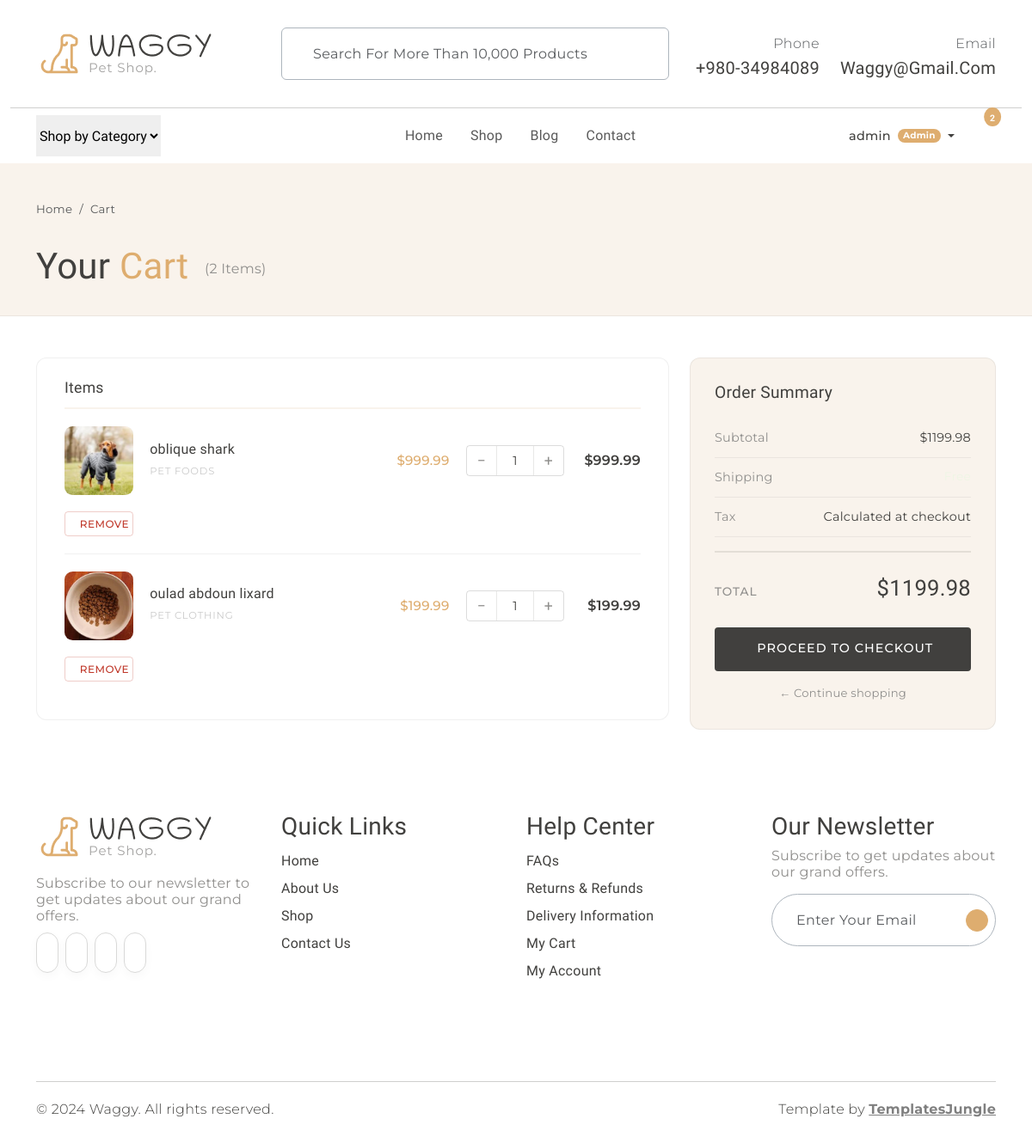
/cart/ (signed in), run on the app's committed database.
### models.py (models this page shows, shortened)
class User(UserMixin, db.Model):
    __tablename__ = "users"
    id               = db.Column(db.Integer,     primary_key=True)
    username         = db.Column(db.String(80),  unique=True, nullable=False)
    email            = db.Column(db.String(120), unique=True, nullable=False)
    password_hash    = db.Column(db.String(256), nullable=False)
    role             = db.Column(db.String(20),  nullable=False, default="customer")
    is_active        = db.Column(db.Boolean,     nullable=False, default=True)
    is_seeded_admin  = db.Column(db.Boolean,     nullable=False, default=False)
    created_at       = db.Column(db.DateTime,    nullable=False, default=datetime.utcnow)
    last_login_at    = db.Column(db.DateTime,    nullable=True)
    @property
    def is_admin(self) -> bool:
        return self.role == "admin"

class Product(db.Model):
    __tablename__ = "products"
    id                   = db.Column(db.Integer,     primary_key=True)
    name                 = db.Column(db.String(120), nullable=False)
    slug                 = db.Column(db.String(160), unique=True, nullable=True, index=True)
    category             = db.Column(db.String(30),  nullable=False, default="misc")
    description          = db.Column(db.Text,        nullable=False, default="")
    extended_description = db.Column(db.Text,        nullable=False, default="")
    image_filename       = db.Column(db.String(256), nullable=True)
    price                = db.Column(db.Float,       nullable=False, default=0.0)
    is_active            = db.Column(db.Boolean,     nullable=False, default=True)
    stock                = db.Column(db.Integer,     nullable=False, default=0)
    created_at           = db.Column(db.DateTime,    nullable=False, default=datetime.utcnow)
    updated_at           = db.Column(db.DateTime,    nullable=False, default=datetime.utcnow,
                                     onupdate=datetime.utcnow)
    cart_items = db.relationship(
        "CartItem",
        backref=db.backref("product", lazy="joined"),
        cascade="all, delete-orphan",
        passive_deletes=True,
    )
    @property
    def category_label(self) -> str:
        return PRODUCT_CATEGORIES.get(self.category, self.category.capitalize())
    @property
    def image_url(self) -> str:
        if self.image_filename:
            return f"images/products/{self.image_filename}"
        return "images/item1.jpg"

### cart.py (the view)
@cart_bp.route("/")
def view_cart():
    items = get_cart_items()
    total = _cart_total(items)
    return render_template("cart/cart.html", items=items, total=total)

### templates/cart/cart.html (shortened to what this page needs)
{% extends "base.html" %}
{% block content %}
<div class="cart-hero">
  <div class="container">
    <nav aria-label="breadcrumb" class="mb-2">
      <ol class="breadcrumb mb-0" style="font-family:var(--secondary-font); font-size:0.83rem;">
        <li class="breadcrumb-item"><a href="{{ url_for('main.index') }}" class="text-muted text-decoration-none">Home</a></li>
        <li class="breadcrumb-item active text-muted">Cart</li>
      </ol>
    </nav>
    <h1 class="fw-normal">
      Your <span class="text-primary">Cart</span>
      {% if items %}
        <span style="font-family:var(--secondary-font); font-size:1rem; color:#908F8D; font-weight:400; vertical-align:middle; margin-left:0.5rem;">
          ({{ cart_count }} item{{ 's' if cart_count != 1 }})
        </span>
      {% endif %}
    </h1>
  </div>
</div>
<div class="container my-5">
  {% if items %}
    <div class="row g-4 align-items-start">
      <div class="col-lg-8">
        <div class="cart-card">
          <h3 class="cart-card-heading fw-normal mb-0">Items</h3>
          <div id="cart-items-list">
            {% for item in items %}
              <div class="cart-item" id="cart-row-{{ item.product.id }}">
                <img class="cart-thumb"
                     src="{{ url_for('static', filename=item.product.image_url) }}"
                     alt="{{ item.product.name }}"
                     onerror="this.src='{{ url_for('static', filename='images/item1.jpg') }}'">
                <div>
                  <a href="{{ url_for('shop.product_detail', slug=item.product.slug) }}"
                     class="cart-item__name">{{ item.product.name }}</a>
                  <div class="cart-item__cat">{{ item.product.category_label }}</div>
                </div>
                <div class="cart-item__price">${{ "%.2f" | format(item.product.price) }}</div>
                <div class="qty-stepper">
                  <button type="button" class="qty-btn"
                          onclick="stepQty({{ item.product.id }}, -1, '{{ item.product.name | replace("'", "\\'") }}')">−</button>
                  <input type="number" class="qty-input" id="qty-{{ item.product.id }}"
                         value="{{ item.quantity }}" min="0" max="99"
                         onchange="handleQtyChange({{ item.product.id }}, this.value, '{{ item.product.name | replace("'", "\\'") }}')">
                  <button type="button" class="qty-btn"
                          onclick="stepQty({{ item.product.id }}, 1, '{{ item.product.name | replace("'", "\\'") }}')">+</button>
                </div>
                <div class="cart-item__line-total" id="line-total-{{ item.product.id }}">
                  ${{ "%.2f" | format(item.product.price * item.quantity) }}
                </div>
                <button type="button" class="btn-remove"
                        onclick="confirmRemove({{ item.product.id }}, '{{ item.product.name | replace("'", "\\'") }}')">
                  Remove
                </button>
              </div>
            {% endfor %}
          </div>
        </div>
      </div>
      <div class="col-lg-4">
        <div class="summary-card">
          <h4 class="fw-normal">Order Summary</h4>
          <div class="summary-row">
            <span class="lbl">Subtotal</span>
            <span id="summary-subtotal">${{ "%.2f" | format(total) }}</span>
          </div>
          <div class="summary-row">
            <span class="lbl">Shipping</span>
            <span class="text-success" style="font-family:var(--secondary-font); font-size:0.85rem;">Free</span>
          </div>
          <div class="summary-row">
            <span class="lbl">Tax</span>
            <span>Calculated at checkout</span>
          </div>
          <div class="summary-total">
            <span class="lbl">Total</span>
            <span class="val" id="summary-total">${{ "%.2f" | format(total) }}</span>
          </div>
          {% if current_user.is_authenticated %}
            <button type="button" class="btn-checkout"
                    data-bs-toggle="modal" data-bs-target="#checkoutModal">
              Proceed to Checkout
            </button>
          {% endif %}
          <a href="{{ url_for('shop.index') }}" class="btn-continue">← Continue shopping</a>
        </div>
      </div>
    </div>
  {% endif %}
</div>
{% endblock %}

### templates/base.html (shortened to what this page needs)
<!DOCTYPE html>
<html lang="en">
<head>
  <link rel="stylesheet" href="https://cdn.jsdelivr.net/npm/swiper@9/swiper-bundle.min.css" />
  <link href="https://cdn.jsdelivr.net/npm/bootstrap@5.3.0-alpha3/dist/css/bootstrap.min.css" rel="stylesheet"
>
  <link rel="stylesheet" href="{{ url_for('static', filename='css/normalize.css') }}">
  <link rel="stylesheet" href="{{ url_for('static', filename='css/vendor.css') }}">
  <link rel="stylesheet" href="{{ url_for('static', filename='style.css') }}">
</head>
<body>
  <header>
    <div class="container py-2">
      <div class="row py-4 pb-0 pb-sm-4 align-items-center">
        <div class="col-sm-4 col-lg-3 text-center text-sm-start">
          <a href="{{ url_for('main.index') }}">
            <img src="{{ url_for('static', filename='images/logo.png') }}" alt="Waggy" class="img-fluid">
          </a>
        </div>
        <div class="col-sm-6 offset-sm-2 offset-md-0 col-lg-5 d-none d-lg-block">
          <div class="search-bar border rounded-2 px-3 border-dark-subtle">
            <form class="text-center d-flex align-items-center"
                  action="{{ url_for('shop.search') }}" method="get">
              <input type="text" class="form-control border-0 bg-transparent"
                     placeholder="Search for more than 10,000 products"
                     name="q"
                     value="{{ request.args.get('q', '') if request.endpoint == 'shop.search' else '' }}" />
            </form>
          </div>
        </div>
        <div class="col-sm-8 col-lg-4 d-flex justify-content-end gap-4 align-items-center mt-4 mt-sm-0 justify-content-center justify-content-sm-end">
          <div class="support-box text-end d-none d-xl-block">
            <span class="fs-6 secondary-font text-muted">Phone</span>
            <h5 class="mb-0">+980-34984089</h5>
          </div>
          <div class="support-box text-end d-none d-xl-block">
            <span class="fs-6 secondary-font text-muted">Email</span>
            <h5 class="mb-0">waggy@gmail.com</h5>
          </div>
        </div>
      </div>
    </div>
    <div class="container-fluid"><hr class="m-0"></div>
    <div class="container">
      <nav class="main-menu d-flex navbar navbar-expand-lg">
        <div class="offcanvas offcanvas-end" tabindex="-1" id="offcanvasNavbar">
          <div class="offcanvas-body justify-content-between">
            <select class="filter-categories border-0 mb-0 me-5">
              <option>Shop by Category</option>
            </select>
            <ul class="navbar-nav menu-list list-unstyled d-flex gap-md-3 mb-0">
              <li class="nav-item">
                <a href="{{ url_for('main.index') }}"
                   class="nav-link {% if request.endpoint == 'main.index' %}active{% endif %}">
                  Home
                </a>
              </li>
              <li class="nav-item">
                <a href="{{ url_for('shop.index') }}"
                   class="nav-link {% if request.endpoint and request.endpoint.startswith('shop.') %}active{% endif %}">
                  Shop
                </a>
              </li>
              <li class="nav-item">
                <a href="#" class="nav-link">Blog</a>
              </li>
              <li class="nav-item">
                <a href="#" class="nav-link">Contact</a>
              </li>
            </ul>
            <div class="d-none d-lg-flex align-items-center">
              <ul class="d-flex justify-content-end list-unstyled m-0 align-items-center gap-1">
                {% if current_user.is_authenticated %}
                  <li class="nav-item dropdown">
                    <a class="nav-link dropdown-toggle d-flex align-items-center gap-1 mx-2"
                       href="#" role="button" data-bs-toggle="dropdown" aria-expanded="false">
                      <span class="secondary-font" style="font-size:0.9rem; font-weight:500;">
                        {{ current_user.username }}
                      </span>
                      {% if current_user.is_admin %}
                        <span class="badge rounded-pill bg-primary ms-1"
                              style="font-family:var(--secondary-font); font-size:0.65rem; padding:0.3em 0.6em;">
                          Admin
                        </span>
                      {% endif %}
                    </a>
                  </li>
                {% endif %}
                <li>
                </li>
                <li class="position-relative">
                  <a href="{{ url_for('cart.view_cart') }}" class="mx-2"
                     data-bs-toggle="offcanvas" data-bs-target="#offcanvasCart">
                    <span class="position-absolute translate-middle badge rounded-circle bg-primary pt-2 cart-badge"
                          style="font-size:0.65rem; top:2px; left:calc(100% - 4px);
                                 {{ 'display:none;' if cart_count == 0 }}">
                      {{ cart_count if cart_count > 0 else '' }}
                    </span>
                  </a>
                </li>
              </ul>
            </div>
          </div>
        </div>
      </nav>
    </div>
  </header>
  {% block content %}{% endblock %}
  <footer id="footer" class="my-5">
    <div class="container py-5 my-5">
      <div class="row">
        <div class="col-md-3">
          <div class="footer-menu">
            <img src="{{ url_for('static', filename='images/logo.png') }}" alt="Waggy">
            <p class="blog-paragraph fs-6 mt-3">Subscribe to our newsletter to get updates about our grand offers.</p>
            <div class="social-links">
              <ul class="d-flex list-unstyled gap-2">
                <li class="social"><a href="#"><iconify-icon class="social-icon" icon="ri:facebook-fill"></iconify-icon></a></li>
                <li class="social"><a href="#"><iconify-icon class="social-icon" icon="ri:twitter-fill"></iconify-icon></a></li>
                <li class="social"><a href="#"><iconify-icon class="social-icon" icon="ri:instagram-fill"></iconify-icon></a></li>
                <li class="social"><a href="#"><iconify-icon class="social-icon" icon="ri:youtube-fill"></iconify-icon></a></li>
              </ul>
            </div>
          </div>
        </div>
        <div class="col-md-3">
          <div class="footer-menu">
            <h3>Quick Links</h3>
            <ul class="menu-list list-unstyled">
              <li class="menu-item"><a href="{{ url_for('main.index') }}" class="nav-link">Home</a></li>
              <li class="menu-item"><a href="#" class="nav-link">About Us</a></li>
              <li class="menu-item"><a href="{{ url_for('shop.index') }}" class="nav-link">Shop</a></li>
              <li class="menu-item"><a href="#" class="nav-link">Contact Us</a></li>
            </ul>
          </div>
        </div>
        <div class="col-md-3">
          <div class="footer-menu">
            <h3>Help Center</h3>
            <ul class="menu-list list-unstyled">
              <li class="menu-item"><a href="#" class="nav-link">FAQs</a></li>
              <li class="menu-item"><a href="#" class="nav-link">Returns &amp; Refunds</a></li>
              <li class="menu-item"><a href="#" class="nav-link">Delivery Information</a></li>
              <li class="menu-item">
                <a href="{{ url_for('cart.view_cart') }}" class="nav-link">My Cart</a>
              </li>
              {% if current_user.is_authenticated %}
                <li class="menu-item"><a href="{{ url_for('main.dashboard') }}" class="nav-link">My Account</a></li>
              {% else %}
                <li class="menu-item"><a href="{{ url_for('auth.login') }}" class="nav-link">Login / Register</a></li>
              {% endif %}
            </ul>
          </div>
        </div>
        <div class="col-md-3">
          <div>
            <h3>Our Newsletter</h3>
            <p class="blog-paragraph fs-6">Subscribe to get updates about our grand offers.</p>
            <div class="search-bar border rounded-pill border-dark-subtle px-2">
              <form class="text-center d-flex align-items-center" action="" method="post">
                <input type="email" class="form-control border-0 bg-transparent" placeholder="Enter your email" />
                <iconify-icon class="send-icon" icon="tabler:location-filled"></iconify-icon>
              </form>
            </div>
          </div>
        </div>
      </div>
    </div>
  </footer>
  <div id="footer-bottom">
    <div class="container">
      <hr class="m-0">
      <div class="row mt-3">
        <div class="col-md-6 copyright">
          <p class="secondary-font">© 2024 Waggy. All rights reserved.</p>
        </div>
        <div class="col-md-6 text-md-end">
          <p class="secondary-font">
            Template by <a href="https://templatesjungle.com/" target="_blank"
              class="text-decoration-underline fw-bold text-black-50">TemplatesJungle</a>
          </p>
        </div>
      </div>
    </div>
  </div>
</body>
</html>

### data on the page
User: username "admin"
Product: image_filename (picture), product.name "oblique shark", product.category_label "PET FOODS", product.price "999.99", product.id "1", item.product.price*item.quantity "999.99"
Product: image_filename (picture), product.name "oulad abdoun lixard", product.category_label "PET CLOTHING", product.price "199.99", item.product.price*item.quantity "199.99"

### other printed values
{{ cart_count if cart_count > 0 else '' }} "2"
{{ cart_count }} "2"
{{ 's' if cart_count != 1 }} "S"
{{ "%.2f" | format(total) }} "1199.98"
